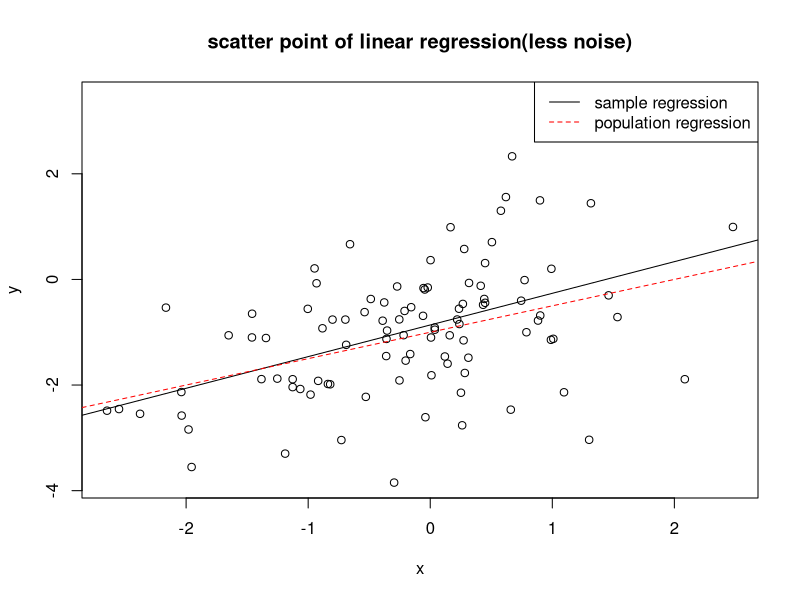

Write the R code that produced this figure.

# x<-rnorm(100)
# eps<-rnorm(100,0,0.5)
# y<- -1+0.5*x+eps
get_data<-function()
{
    xy_data=read.csv("xy_data.csv")
    return(xy_data)
}
xy_data=get_data()
linear_regression<- function()
{
y_x <- lm(y~x,xy_data)
print(summary(y_x))
return(y_x)
}
yx_regr=linear_regression()

scatter_plot<-function(plot_file)
{
    png(file=plot_file)
    plot(xy_data$x,xy_data$y,xlab='x',ylab='y',main='scatter point of linear regression(less noise)')
    abline(yx_regr)
    abline(-1,0.5,lty=2,col='red')
    legend('topright',legend=c('sample regression','population regression'),lty=c(1,2),col=c('black','red'))
    dev.off()
}
scatter_plot('scatter_plot_less_noise.png')
